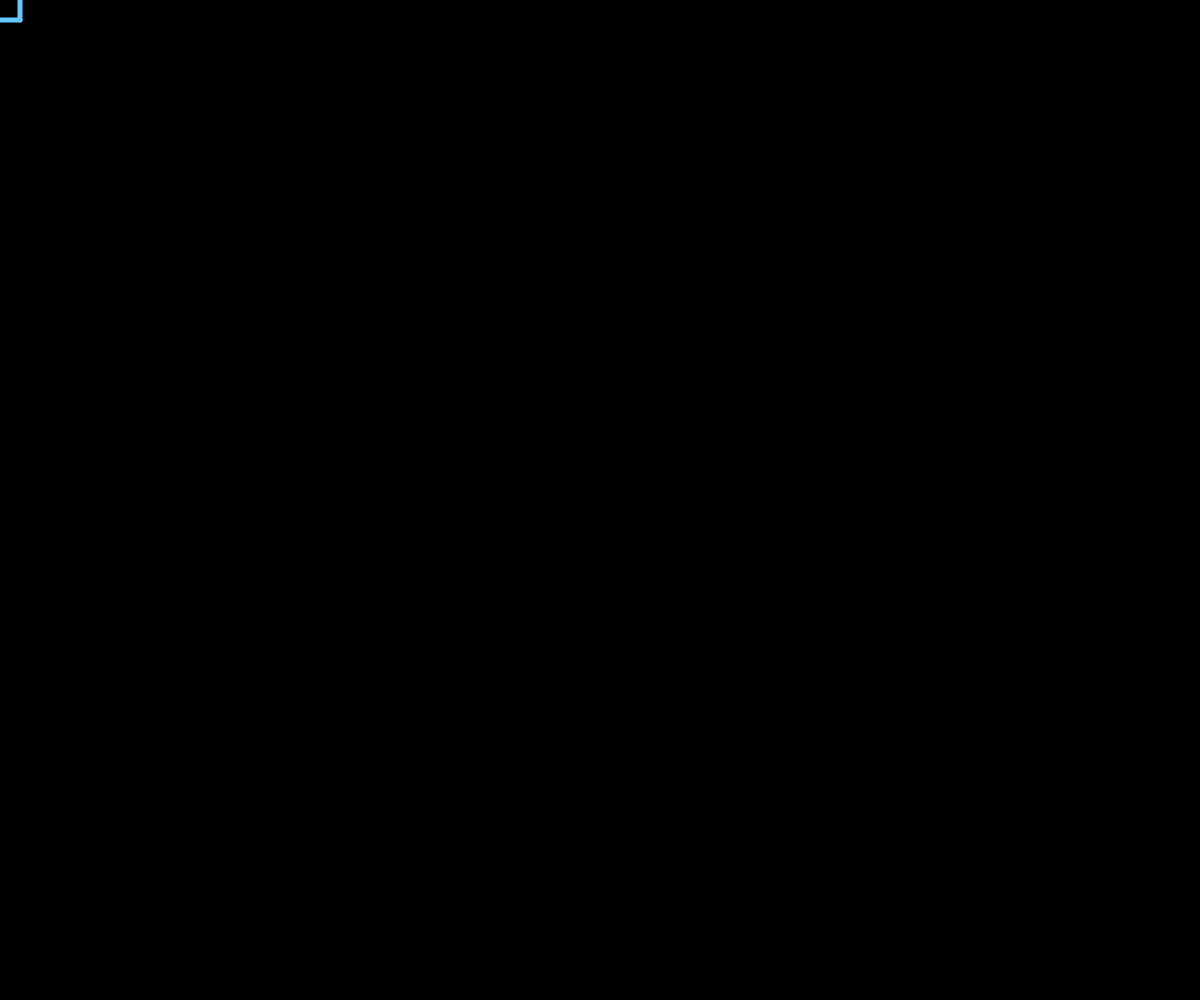
Frame 1 (no input)
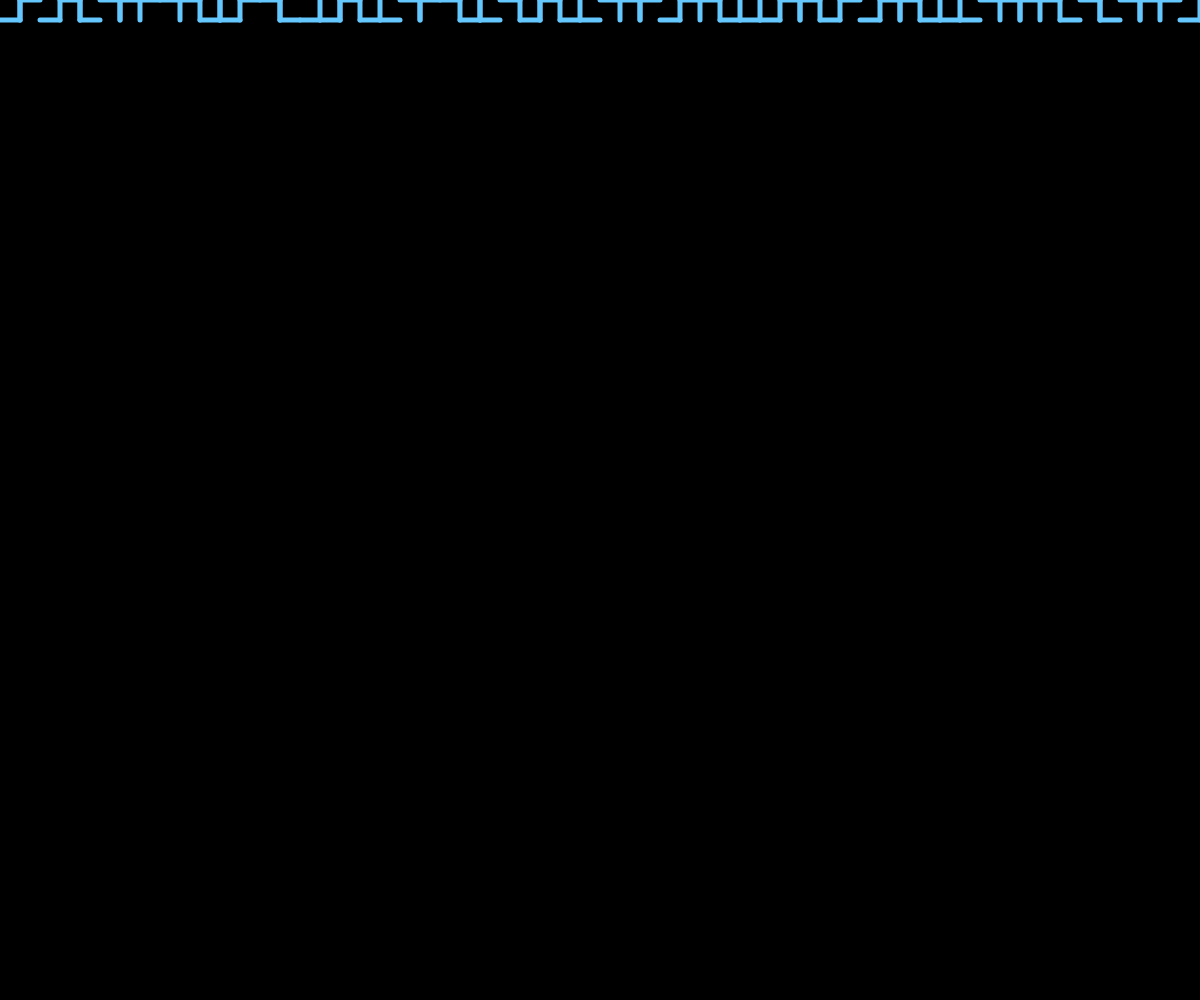
Frame 60 (no input)
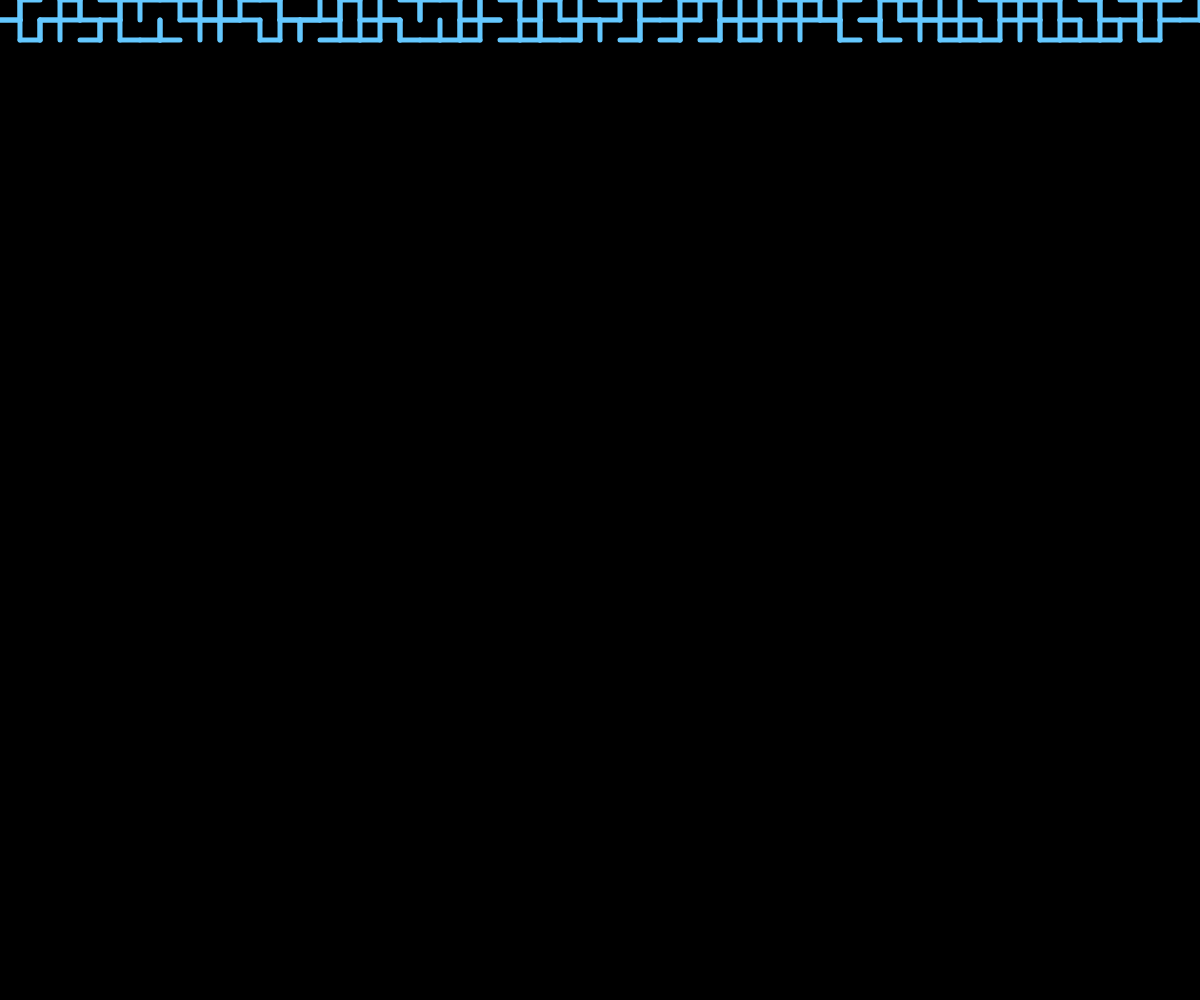
Frame 120 (the mouse pressed at the canvas centre since frame 60)

The p5.js sketch that drew these frames (run headless with seeded random() and noise() and a simulated clock; from frame 60 on, the mouse is pressed at the canvas centre):

// p5.js sketch
// ── sketch.js
let x = 0;
let y = 0;
let length = 20;
var normal10Print = 2;
function setup() {
	createCanvas(windowWidth, windowHeight);
    background(0);
}

function draw() {
    if (normal10Print == 0){
        strokeWeight(1);
        if(random(1) > 0.5){
            //stroke(255);
            stroke(100,200,255);
        }
        else{
            stroke(100,200,255);
        }
        if(random(1) > 0.5){
            line(x, y, x + length, y + length);
            //stroke(255);
            line(x+1, y-1, x + length + 1, y + length-1);
            line(x+2, y-2, x + length + 2, y + length-2);
            //line(x+3, y-3, x + length + 3, y + length-3);
        }
        else{
            line(x + length, y, x, y + length);
        }
        x = x + length;

        if (x > width){
            y = y + length;
            x = 0;
        }
    }
    else if (normal10Print == 1){
        stroke(100,200,255);
        var rand = floor(random(4));
        if (rand == 0) {
            line(x + length/2, y, x + length/2, y + length /2);
            line(x + length/2, y + length/2, x + length, y + length/2);
        }
        else if (rand == 1){
            line(x + length/2, y + length/2, x + length, y + length/2);
            line(x + length/2, y + length/2, x + length/2, y + length);
        }
        else if (rand == 2){
            line(x + length/2, y + length/2, x + length/2, y + length);
            line(x + length/2, y + length/2, x, y + length/2);
        }
        else if (rand == 3){
            line(x + length/2, y + length/2, x, y + length/2);
            line(x + length/2, y + length/2, x + length/2, y);
        }
        x = x + length;
        
        if (x > width){
            y = y + length;
            x = 0;
        }
    }
    else if (normal10Print == 2){
        stroke(100,200,255);
        strokeWeight(5);
        console.log(x,y);
        var rand = floor(random(4));
        
        if (rand == 0){
            line(x, y, x, y + length);
            line(x, y, x + length, y);
        }
        else if (rand == 1){
            line(x + length, y, x + length, y + length);
            line(x, y, x + length, y);
        }
        else if (rand == 2){
            line(x + length, y, x + length, y + length);
            line(x + length, y + length, x, y + length);
        }
        else if (rand == 3){
            line(x, y + length, x, y);
            line(x + length, y + length, x, y + length);
        }
        x = x + length;
        if (x > width){
            y = y + length;
            x = 0;
        }
        if(y > height){
            x = 0;
            y = 0;
        }
    }
}
